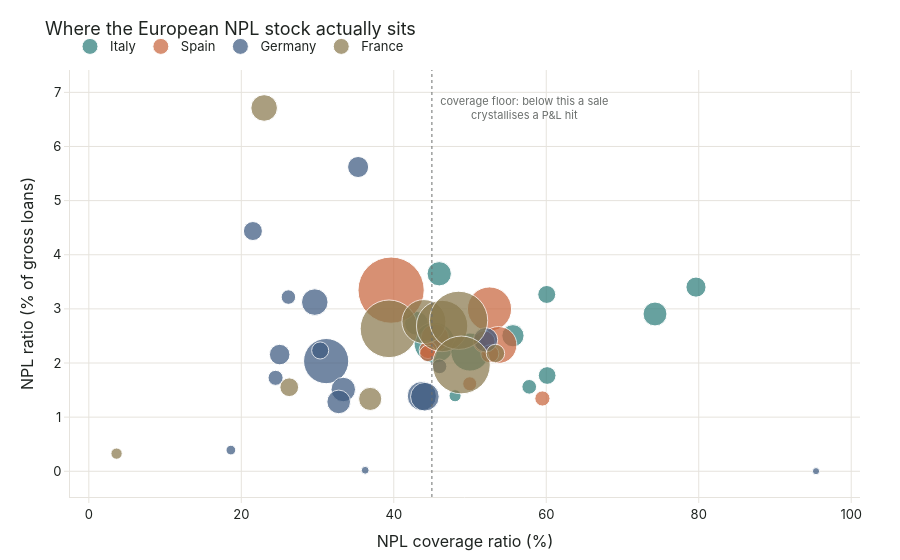

The notebook cell saved with this chart:
### Markdown cell above
## Figures and dashboard

### Code cell
V.fig_pressure_map(ranked)

### Figure 1 — Plotly figure (JSON) as saved in the notebook; plotly's stock layout.template omitted (floating-point values rounded to 4 significant figures)
{"data": [{"customdata": [["Banca Monte dei Paschi di Siena S.p.A.", 3064.0, 11.32, 18.41, 80.0], ["BANCO BPM SOCIETA' PER AZIONI", 2905.0, 8.684, 18.21, 70.21], ["UNICREDIT, SOCIETA' PER AZIONI", 11720.0, 9.984, 13.9, 67.29], ["BANCA POPOLARE DI SONDRIO SOCIETA' PER AZIONI", 1228.0, 9.995, 12.38, 62.08], ["Intesa Sanpaolo S.p.A.", 9903.0, 7.825, 12.38, 56.04], ["BPER Banca S.p.A.", 2382.0, 7.872, 11.72, 53.75], ["CASSA CENTRALE BANCA", 1766.0, 8.202, 3.987, 51.25], ["ICCREA BANCA S.P.A.", 2927.0, 7.959, 4.578, 50.83], ["Mediobanca - Banca di Credito Finanziario S.p.A.", 1175.0, 3.643, 6.756, 26.04], ["CREDITO EMILIANO HOLDING SOCIETA' PER AZIONI", 605.2, 6.277, 7.152, 25.21], ["BANCA MEDIOLANUM S.P.A.", 266.7, 3.613, 4.022, 14.79]], "hovertemplate": "<b>%{customdata[0]}</b><br>NPL ratio: %{y:.1f}%<br>Coverage: %{x:.0f}%<br>NPL stock: EUR %{customdata[1]:,.0f}m<br>Stage 2: %{customdata[2]:.1f}%<br>Unreserved NPL / CET1: %{customdata[3]:.0f}%<br>Pressure score: %{customdata[4]:.0f}<extra></extra>", "marker": {"color": "#2E7D7B", "line": {"color": "white", "width": 1}, "opacity": 0.72, "size": [24.3, 23.84, 40.84, 17.95, 38.1, 22.25, 20.13, 23.91, 17.71, 14.69, 12.1]}, "mode": "markers", "name": "Italy", "type": "scatter", "x": [45.96, 42.97, 45.33, 60.06, 49.99, 55.63, 79.64, 74.26, 60.12, 57.77, 48.04], "y": [3.649, 2.734, 2.375, 3.266, 2.203, 2.504, 3.402, 2.906, 1.769, 1.56, 1.395]}, {"customdata": [["Banco Santander, S.A.", 35920.0, 6.806, 26.68, 83.75], ["Banco Bilbao Vizcaya Argentaria, S.A.", 14140.0, 6.42, 12.99, 67.29], ["Banco de Sabadell, S.A.", 4356.0, 5.107, 22.99, 66.88], ["CaixaBank, S.A.", 9157.0, 5.824, 14.3, 60.62], ["Bankinter, S.A.", 2278.0, 2.104, 19.83, 55.21], ["Unicaja Banco, S.A.", 1168.0, 4.714, 14.13, 47.71], ["Banco de Crédito Social Cooperativo", 909.6, 5.13, 12.9, 42.08], ["Abanca Corporacion Bancaria, S.A.", 1240.0, 3.614, 11.51, 35.83], ["Ibercaja Banco, S.A.", 506.8, 3.259, 9.59, 21.25], ["Kutxabank, S.A.", 689.5, 3.524, 4.691, 16.25]], "hovertemplate": "<b>%{customdata[0]}</b><br>NPL ratio: %{y:.1f}%<br>Coverage: %{x:.0f}%<br>NPL stock: EUR %{customdata[1]:,.0f}m<br>Stage 2: %{customdata[2]:.1f}%<br>Unreserved NPL / CET1: %{customdata[3]:.0f}%<br>Pressure score: %{customdata[4]:.0f}<extra></extra>", "marker": {"color": "#C9663E", "line": {"color": "white", "width": 1}, "opacity": 0.72, "size": [66.23, 44.15, 27.63, 36.9, 21.91, 17.68, 16.43, 18.01, 14.04, 15.21]}, "mode": "markers", "name": "Spain", "type": "scatter", "x": [39.65, 52.56, 45.4, 53.73, 51.86, 44.48, 44.46, 52.6, 49.96, 59.49], "y": [3.346, 2.998, 2.466, 2.332, 2.392, 2.245, 2.177, 2.169, 1.616, 1.345]}, {"customdata": [["Deutsche Pfandbriefbank AG", 2022.0, 15.23, 48.42, 86.88], ["Landesbank Hessen-Thüringen Girozentrale", 3919.0, 15.24, 29.93, 85.83], ["ATLANTIC LUX HOLDCO S.A R.L.", 1477.0, 13.54, 39.69, 83.54], ["DEUTSCHE BANK AKTIENGESELLSCHAFT", 14910.0, 8.019, 21.17, 67.71], ["Hamburg Commercial Bank AG", 580.2, 13.47, 13.12, 63.33], ["Norddeutsche Landesbank - Girozentrale -", 1883.0, 11.46, 20.4, 62.71], ["Bayerische Landesbank", 3135.0, 8.915, 16.08, 56.67], ["Volkswagen Financial Services AG", 3078.0, 55.61, 4.852, 56.67], ["Landesbank Baden-Württemberg", 2832.0, 19.91, 13.34, 52.29], ["COMMERZBANK Aktiengesellschaft", 5036.0, 12.21, 11.06, 48.54], ["DZ BANK AG Deutsche Zentral-Genossenschaftsbank, Frankfurt am Main", 4808.0, 12.13, 9.926, 45.83], ["DekaBank Deutsche Girozentrale", 1038.0, 6.307, 11.85, 41.67], ["HASPA Finanzholding", 668.5, 0.0, 9.836, 23.33], ["Morgan Stanley Europe Holding SE", 6.965, 33.53, 0.07058, 22.92], ["Erwerbsgesellschaft der S-Finanzgruppe mbH & Co. KG", 602.6, 0.0, 8.24, 21.88], ["UBS Europe SE", 75.76, 0.0, 2.058, 6.667], ["State Street Europe Holdings Germany S.a.r.l. & Co. KG", 0.276, 0.0, 0.0002458, 2.708]], "hovertemplate": "<b>%{customdata[0]}</b><br>NPL ratio: %{y:.1f}%<br>Coverage: %{x:.0f}%<br>NPL stock: EUR %{customdata[1]:,.0f}m<br>Stage 2: %{customdata[2]:.1f}%<br>Unreserved NPL / CET1: %{customdata[3]:.0f}%<br>Pressure score: %{customdata[4]:.0f}<extra></extra>", "marker": {"color": "#3D5A80", "line": {"color": "white", "width": 1}, "opacity": 0.72, "size": [21.05, 26.56, 19.01, 45.16, 14.53, 20.56, 24.5, 24.34, 23.63, 29.18, 28.67, 17.07, 15.08, 7.825, 14.67, 9.72, 7.164]}, "mode": "markers", "name": "Germany", "type": "scatter", "x": [35.32, 29.64, 21.52, 31.13, 26.18, 25.03, 33.37, 52.04, 32.78, 43.68, 44.08, 30.35, 24.5, 36.25, 46.0, 18.63, 95.38], "y": [5.621, 3.125, 4.438, 2.035, 3.218, 2.156, 1.51, 2.429, 1.281, 1.39, 1.377, 2.232, 1.726, 0.01844, 1.938, 0.3913, 0.001755]}, {"customdata": [["Groupe BPCE", 26280.0, 13.69, 21.61, 83.75], ["Bpifrance", 3933.0, 17.85, 12.81, 79.17], ["Société générale S.A.", 14010.0, 8.175, 14.94, 74.17], ["Confédération Nationale du Crédit Mutuel", 20130.0, 7.506, 14.82, 71.46], ["BNP Paribas", 26870.0, 6.784, 14.08, 71.04], ["Groupe Crédit Agricole", 26430.0, 11.22, 11.85, 58.75], ["RCI Banque", 1338.0, 7.106, 10.18, 41.46], ["La Banque Postale", 2663.0, 6.996, 9.593, 31.88], ["HSBC Continental Europe", 1407.0, 4.257, 9.916, 29.38], ["SFIL S.A.", 188.5, 5.319, 12.46, 25.42]], "hovertemplate": "<b>%{customdata[0]}</b><br>NPL ratio: %{y:.1f}%<br>Coverage: %{x:.0f}%<br>NPL stock: EUR %{customdata[1]:,.0f}m<br>Stage 2: %{customdata[2]:.1f}%<br>Unreserved NPL / CET1: %{customdata[3]:.0f}%<br>Pressure score: %{customdata[4]:.0f}<extra></extra>", "marker": {"color": "#8A7A4E", "line": {"color": "white", "width": 1}, "opacity": 0.72, "size": [57.66, 26.6, 43.98, 51.34, 58.23, 57.81, 18.43, 23.13, 18.72, 11.29]}, "mode": "markers", "name": "France", "type": "scatter", "x": [39.37, 23.0, 43.95, 46.34, 48.5, 48.86, 53.34, 36.91, 26.29, 3.638], "y": [2.632, 6.712, 2.765, 2.684, 2.788, 1.964, 2.177, 1.337, 1.553, 0.3261]}], "layout": {"annotations": [{"font": {"color": "#6B6F6D", "size": 11}, "showarrow": false, "text": "  coverage floor: below this a sale<br>  crystallises a P&L hit", "x": 45.0, "xanchor": "left", "y": 6.712}], "font": {"color": "#1F2421", "family": "Inter, Helvetica Neue, Arial, sans-serif", "size": 13}, "height": 560, "hoverlabel": {"bgcolor": "white", "bordercolor": "#E6E3DD", "font": {"size": 12}}, "legend": {"orientation": "h", "x": 0, "y": 1.02, "yanchor": "bottom"}, "margin": {"b": 60, "l": 70, "r": 40, "t": 70}, "paper_bgcolor": "white", "plot_bgcolor": "white", "shapes": [{"line": {"color": "#6B6F6D", "dash": "dot", "width": 1}, "type": "line", "x0": 45.0, "x1": 45.0, "xref": "x", "y0": 0, "y1": 1, "yref": "y domain"}], "title": {"text": "Where the European NPL stock actually sits"}, "xaxis": {"gridcolor": "#E6E3DD", "linecolor": "#E6E3DD", "tickcolor": "#E6E3DD", "ticks": "outside", "title": {"text": "NPL coverage ratio (%)"}, "zeroline": false}, "yaxis": {"gridcolor": "#E6E3DD", "linecolor": "#E6E3DD", "tickcolor": "#E6E3DD", "ticks": "outside", "title": {"text": "NPL ratio (% of gross loans)"}, "zeroline": false}}}
